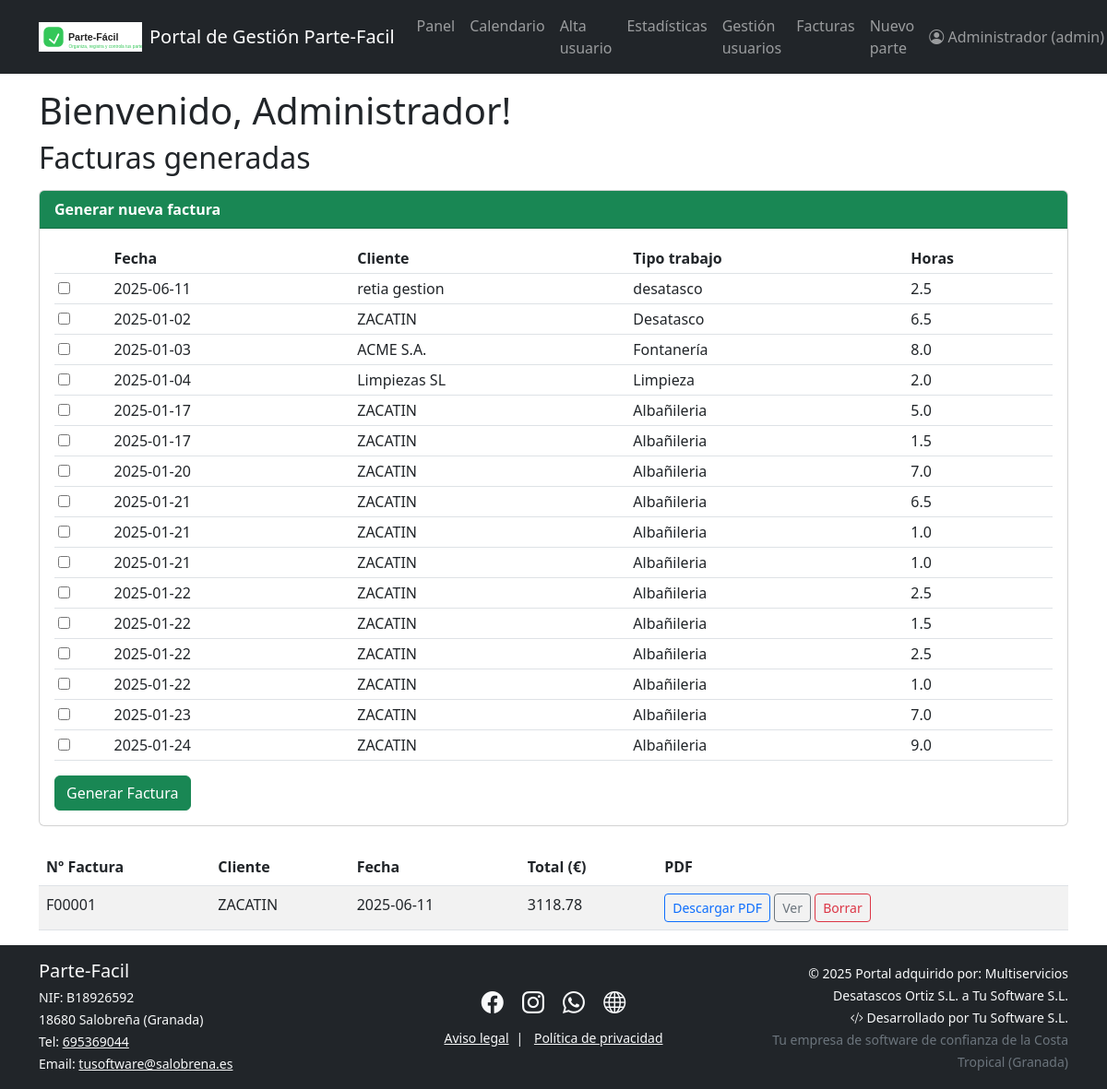
The app's page /admin/facturas (signed in) with its own data.
### models.py (models this page shows)
class Usuario(UserMixin, db.Model):
    id = db.Column(db.Integer, primary_key=True)
    nombre = db.Column(db.String(50), nullable=False)
    email = db.Column(db.String(120), unique=True, nullable=False)
    contraseña = db.Column(db.String(200), nullable=False)
    rol = db.Column(db.String(20), nullable=False, default="trabajador")  # admin/trabajador
    trabajos = db.relationship('Trabajo', backref='trabajador', lazy=True)

class Trabajo(db.Model):
    id = db.Column(db.Integer, primary_key=True)
    fecha = db.Column(db.DateTime, nullable=False)
    fecha_fin = db.Column(db.DateTime, nullable=True)
    direccion = db.Column(db.String(150), nullable=False)
    tipo_trabajo = db.Column(db.String(80), nullable=False)
    cliente = db.Column(db.String(80), nullable=False)
    horas = db.Column(db.Float, nullable=False, default=0)
    materiales_usados = db.Column(db.Text, nullable=True)
    importe_materiales = db.Column(db.Float, nullable=True, default=0)
    firma = db.Column(db.String(120), nullable=True)  # Ruta del archivo
    foto = db.Column(db.String(120), nullable=True)   # Ruta del archivo
    terminado = db.Column(db.Boolean, default=False)
    estado = db.Column(db.String(30), default='sin terminar')
    observaciones = db.Column(db.Text)
    id_trabajador = db.Column(db.Integer, db.ForeignKey('usuario.id'), nullable=False)
    id_factura = db.Column(
    db.Integer,
    db.ForeignKey('factura.id', name='fk_trabajo_id_factura'),
    nullable=True
)

class Factura(db.Model):
    id = db.Column(db.Integer, primary_key=True)
    numero = db.Column(db.String(30), unique=True, nullable=False)
    fecha = db.Column(db.DateTime, nullable=False)
    cliente = db.Column(db.String(80), nullable=False)
    total = db.Column(db.Float, nullable=False)
    pdf = db.Column(db.String(120))  # Ruta al archivo PDF generado
    trabajos = db.relationship('Trabajo', backref='factura', lazy=True)

### blueprints/facturas.py (the view, shortened to what this page needs)
@facturas_bp.route('/admin/facturas', methods=['GET', 'POST'])
@login_required
def listado_facturas():
    if current_user.rol != "admin":
        flash("Solo el administrador puede ver y generar facturas.")
        return redirect(url_for('dashboard.dashboard'))
    facturas = Factura.query.order_by(Factura.fecha.desc()).all()
    partes = Trabajo.query.filter_by(estado='pendiente_facturar', id_factura=None).all()
    return render_template('listado_facturas.html', facturas=facturas, partes=partes)

### app.py (called while the page is built)
@login_manager.user_loader
def load_user(user_id):
    from models import Usuario
    return Usuario.query.get(int(user_id))

@app.context_processor
def inject_now():
    from datetime import datetime
    return {'now': datetime.now()}

### templates/listado_facturas.html (shortened to what this page needs)
{% extends "base.html" %}
{% block content %}
<h2 class="mb-3">Facturas generadas</h2>
<div class="card mb-4">
  <div class="card-header bg-success text-white">
    <b>Generar nueva factura</b>
  </div>
  <div class="card-body">
    <form method="post">
      <table class="table table-sm">
        <thead>
          <tr>
            <th></th>
            <th>Fecha</th>
            <th>Cliente</th>
            <th>Tipo trabajo</th>
            <th>Horas</th>
          </tr>
        </thead>
        <tbody>
          {% for p in partes %}
          <tr>
            <td><input type="checkbox" name="partes" value="{{ p.id }}"></td>
            <td>{{ p.fecha.strftime('%Y-%m-%d') }}</td>
            <td>{{ p.cliente }}</td>
            <td>{{ p.tipo_trabajo }}</td>
            <td>{{ p.horas }}</td>
          </tr>
          {% endfor %}
        </tbody>
      </table>
      <button type="submit" class="btn btn-success">Generar Factura</button>
    </form>
  </div>
</div>
<table class="table table-striped">
  <thead>
    <tr>
      <th>Nº Factura</th>
      <th>Cliente</th>
      <th>Fecha</th>
      <th>Total (€)</th>
      <th>PDF</th>
    </tr>
  </thead>
  <tbody>
    {% for factura in facturas %}
    <tr>
      <td>{{ factura.numero }}</td>
      <td>{{ factura.cliente }}</td>
      <td>{{ factura.fecha.strftime('%Y-%m-%d') }}</td>
      <td>{{ '%.2f' % factura.total }}</td>
      <td>
        {% if factura.pdf %}
          <a class="btn btn-sm btn-outline-primary" href="{{ url_for('facturas.descargar_factura_pdf', factura_id=factura.id) }}">
            Descargar PDF
          </a>
          <a class="btn btn-sm btn-outline-secondary" target="_blank"
             href="{{ url_for('facturas.ver_factura_pdf', factura_id=factura.id) }}">
            Ver
          </a>
        {% else %}
          <span class="text-danger">No generado</span>
        {% endif %}
        <form method="post" action="{{ url_for('facturas.borrar_factura', factura_id=factura.id) }}"
              style="display:inline;" onsubmit="return confirm('¿Seguro que quieres borrar esta factura? Se desvincularán sus partes.')">
          <button type="submit" class="btn btn-sm btn-outline-danger">Borrar</button>
        </form>
      </td>
    </tr>
    {% endfor %}
  </tbody>
</table>
{% endblock %}

### templates/base.html (shortened to what this page needs)
<!DOCTYPE html>
<html lang="es">
<head>
    <link href="https://cdn.jsdelivr.net/npm/bootstrap@5.3.0/dist/css/bootstrap.min.css" rel="stylesheet">
    <link rel="stylesheet" href="https://cdn.jsdelivr.net/npm/bootstrap-icons@1.11.1/font/bootstrap-icons.css">
</head>
<body>
    {% include 'navbar.html' %}
    {% if current_user.is_authenticated %}
        <div class="container mt-3">
            <h1>Bienvenido, {{ current_user.nombre }}!</h1>
        </div>
    {% else %}
        <div class="container mt-3">
            <h1>Bienvenido a Parte-Fácil</h1>
            <p>Por favor, inicia sesión para acceder a tu panel de trabajo.</p>
        </div>
    {% endif %}
    <div class="container">
        {% block content %}{% endblock %}
    </div>
    {% include 'footer.html' %}
</body>
</html>

### templates/navbar.html (shortened to what this page needs)
<nav class="navbar navbar-expand-lg navbar-dark bg-dark">
  <div class="container">
    <a class="navbar-brand d-flex align-items-center gap-2" href="{{ url_for('main.empresa') }}">
      <img src="{{ url_for('static', filename='images/logo.svg') }}" alt="Logo" height="32" style="vertical-align: middle;">
      <span>Portal de Gestión Parte-Facil</span>
    </a>
    <div class="collapse navbar-collapse" id="navbarNav">
      {% if current_user.is_authenticated %}
        <ul class="navbar-nav me-auto mb-2 mb-lg-0">
          <li class="nav-item">
            <a class="nav-link" href="{{url_for('dashboard.dashboard') }}">Panel</a>
          </li>
          <li class="nav-item">
            <a class="nav-link" href="{{ url_for('dashboard.calendar') }}">Calendario</a>
          </li>
          {% if current_user.rol == 'admin' %}
            <li class="nav-item">
              <a class="nav-link" href="{{ url_for('usuarios.alta_trabajador') }}">Alta usuario</a>
            </li>
            <li class="nav-item">
              <a class="nav-link" href="{{ url_for('dashboard.admin_dashboard') }}">Estadísticas</a>
            <li class="nav-item">
              <a class="nav-link" href="{{ url_for('usuarios.listado_usuarios') }}">Gestión usuarios</a>
            </li>
            <li>
              <a class="nav-link" href="{{ url_for('facturas.listado_facturas') }}">Facturas</a>
            </li>
          {% endif %}
          <li class="nav-item">
            <a class="nav-link" href="{{ url_for('trabajos.add_work') }}">Nuevo parte</a>
          </li>
        </ul>
        <ul class="navbar-nav ms-auto mb-2 mb-lg-0">
          <li class="nav-item dropdown">
            <a class="nav-link dropdown-toggle" href="#" id="navbarUserDropdown" role="button" data-bs-toggle="dropdown" aria-expanded="false">
              <i class="bi bi-person-circle"></i> {{ current_user.nombre }} ({{ current_user.rol }})
            </a>
          </li>
        </ul>
      {% else %}
        <ul class="navbar-nav ms-auto">
          <li class="nav-item">
            <a class="nav-link" href="{{ url_for('auth.login') }}">Acceso empleados</a>
          </li>
        </ul>
      {% endif %}
    </div>
  </div>
</nav>

### records on screen
Usuario: nombre "Administrador", rol "admin"
Trabajo: fecha "2025-06-11", cliente "retia gestion", tipo_trabajo "desatasco", horas "2.5"
Trabajo: fecha "2025-01-02", cliente "ZACATIN", tipo_trabajo "Desatasco", horas "6.5"
Trabajo: fecha "2025-01-03", cliente "ACME S.A.", tipo_trabajo "Fontanería", horas "8.0"
Trabajo: fecha "2025-01-04", cliente "Limpiezas SL", tipo_trabajo "Limpieza", horas "2.0"
Trabajo: fecha "2025-01-17", cliente "ZACATIN", tipo_trabajo "Albañileria", horas "5.0"
Trabajo: fecha "2025-01-17", cliente "ZACATIN", tipo_trabajo "Albañileria", horas "1.5"
Trabajo: fecha "2025-01-20", cliente "ZACATIN", tipo_trabajo "Albañileria", horas "7.0"
Trabajo: fecha "2025-01-21", cliente "ZACATIN", tipo_trabajo "Albañileria", horas "6.5"
Trabajo: fecha "2025-01-21", cliente "ZACATIN", tipo_trabajo "Albañileria", horas "1.0"
Trabajo: fecha "2025-01-21", cliente "ZACATIN", tipo_trabajo "Albañileria", horas "1.0"
Trabajo: fecha "2025-01-22", cliente "ZACATIN", tipo_trabajo "Albañileria", horas "2.5"
Trabajo: fecha "2025-01-22", cliente "ZACATIN", tipo_trabajo "Albañileria", horas "1.5"
Trabajo: fecha "2025-01-22", cliente "ZACATIN", tipo_trabajo "Albañileria", horas "2.5"
Trabajo: fecha "2025-01-22", cliente "ZACATIN", tipo_trabajo "Albañileria", horas "1.0"
Trabajo: fecha "2025-01-23", cliente "ZACATIN", tipo_trabajo "Albañileria", horas "7.0"
Trabajo: fecha "2025-01-24", cliente "ZACATIN", tipo_trabajo "Albañileria", horas "9.0"
Factura: numero "F00001", cliente "ZACATIN", fecha "2025-06-11", total "3118.78"
